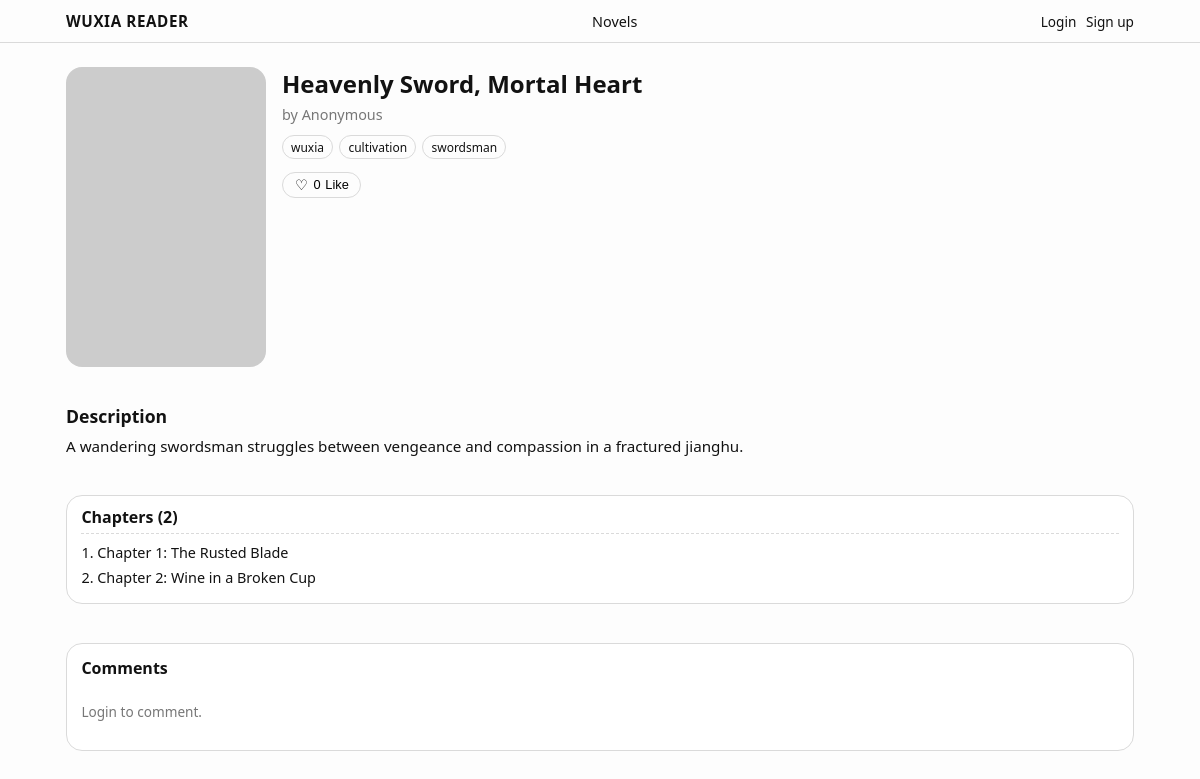
/novel/1, run on the app's committed database.
### tables this page shows
CREATE TABLE novels (
  id INT UNSIGNED AUTO_INCREMENT PRIMARY KEY,
  title VARCHAR(255) NOT NULL,
  cover_url VARCHAR(500) DEFAULT NULL,
  description TEXT,
  author VARCHAR(255),
  tags TEXT,
  created_at TIMESTAMP DEFAULT CURRENT_TIMESTAMP
);

CREATE TABLE chapters (
  id INT UNSIGNED AUTO_INCREMENT PRIMARY KEY,
  novel_id INT UNSIGNED NOT NULL,
  title VARCHAR(255) NOT NULL,
  content LONGTEXT NOT NULL,
  order_index INT NOT NULL,
  created_at TIMESTAMP DEFAULT CURRENT_TIMESTAMP,
  FOREIGN KEY (novel_id) REFERENCES novels(id) ON DELETE CASCADE,
  INDEX (novel_id),
  INDEX (order_index)
);

### src/Controllers/NovelController.php (called while the page is built, shortened)
<?php
class NovelController
{
    public function show($id)
    {
        $novel = Novel::find($id);
        $chapters = Chapter::findByNovelId($id);
        $comments = Comment::findByNovel($id);
        $likesCount = Like::count('novel', $id);
        $currentUser = null;
        $likedByUser = Like::isLikedByUser('novel', $id, $currentUser['id'] ?? null);
        View::render('novel', [
            'novel' => $novel,
            'chapters' => $chapters,
            'comments' => $comments,
            'likes_count' => $likesCount,
            'liked_by_user' => $likedByUser,
            'current_user' => $currentUser
        ]);
    }
}

### public/index.php (called while the page is built, shortened)
<?php
$router = new Router();
$router->add('GET', '/', [HomeController::class, 'index']);
$router->add('ANY', '/login', [AuthController::class, 'login']);
$router->add('ANY', '/signup', [AuthController::class, 'signup']);
$router->add('POST', '/logout', [AuthController::class, 'logout']);
$router->add('GET', '#^/novel/(\d+)$#', [NovelController::class, 'show']);
$router->add('GET', '#^/chapter/(\d+)$#', [NovelController::class, 'showChapter']);
$router->add('POST', '/like', [NovelController::class, 'like']);
$router->add('POST', '/comment', [NovelController::class, 'comment']);
$router->add('GET', '/admin/management', [AdminController::class, 'management']);
$router->add('ANY', '/admin/add-novel', [AdminController::class, 'addNovel']);
$router->add('ANY', '/admin/add-chapter', [AdminController::class, 'addChapter']);
$router->add('ANY', '/admin/import-fanmtl', [AdminController::class, 'importFanmtl']);
$router->add('ANY', '/admin/import-novelhall', [AdminController::class, 'importNovelhall']);
$router->add('ANY', '/admin/import-allnovel', [AdminController::class, 'importAllnovel']);
$router->add('ANY', '/admin/import-readnovelfull', [AdminController::class, 'importReadnovelfull']);
$router->dispatch($_SERVER['REQUEST_METHOD'], $_SERVER['REQUEST_URI']);

### src/Core/Config.php (called while the page is built, shortened)
<?php
class Config
{
    private static $config = [];
    public static function get($key, $default = null)
    {
        return self::$config[$key] ?? $default;
    }
}

### src/Models/Novel.php (called while the page is built, shortened)
<?php
class Novel
{
    public static function find($id)
    {
        $pdo = Database::connect();
        $stmt = $pdo->prepare("SELECT * FROM novels WHERE id = ?");
        $stmt->execute([$id]);
        return $stmt->fetch();
    }
}

### src/Models/Chapter.php (called while the page is built, shortened)
<?php
class Chapter
{
    public static function findByNovelId($novelId)
    {
        $pdo = Database::connect();
        $stmt = $pdo->prepare("SELECT id, title, order_index FROM chapters WHERE novel_id = ? ORDER BY order_index ASC");
        $stmt->execute([$novelId]);
        return $stmt->fetchAll();
    }
}

### templates/novel.php (the view, shortened to what this page needs)
<?php
include 'header.php';
$base = Config::get('BASE_URL');
?>
    <article class="novel-page">
        <header class="novel-header">
            <div class="novel-header__cover">
                <?php if (!empty($novel['cover_url'])): ?>
                    <img src="<?= htmlspecialchars($novel['cover_url']) ?>" alt="<?= htmlspecialchars($novel['title']) ?>">
                <?php else: ?>
                    <div class="cover-placeholder">No cover</div>
                <?php endif; ?>
            </div>
            <div class="novel-header__meta">
                <h1><?= htmlspecialchars($novel['title']) ?></h1>
                <?php if ($novel['author']): ?>
                    <p class="novel-header__author">by <?= htmlspecialchars($novel['author']) ?></p>
                <?php endif; ?>
                <?php if ($novel['tags']): ?>
                    <ul class="tags">
                        <?php foreach (explode(',', $novel['tags']) as $tag): ?>
                            <li><?= htmlspecialchars(trim($tag)) ?></li>
                        <?php endforeach; ?>
                    </ul>
                <?php endif; ?>
                <div class="like-wrapper">
                    <button
                        class="like-button <?= $liked_by_user ? 'like-button--active' : '' ?>"
                        data-target-type="novel"
                        data-target-id="<?= (int)$novel['id'] ?>"
                        data-liked="<?= $liked_by_user ? '1' : '0' ?>"
                    >
                        <span class="like-button__icon"><?= $liked_by_user ? '♥' : '♡' ?></span>
                        <span class="like-button__count"><?= $likes_count ?></span>
                        <span class="like-button__label">Like</span>
                    </button>
                </div>
            </div>
        </header>
        <section class="novel-description">
            <h2>Description</h2>
            <p><?= nl2br(htmlspecialchars($novel['description'])) ?></p>
        </section>
        <section class="novel-chapters">
            <details open>
                <summary>Chapters (<?= count($chapters) ?>)</summary>
                <ul class="chapter-list">
                    <?php foreach ($chapters as $ch): ?>
                        <li>
                            <a href="<?= $base ?>/chapter/<?= (int)$ch['id'] ?>">
                                <?= htmlspecialchars($ch['order_index']) ?>. <?= htmlspecialchars($ch['title']) ?>
                            </a>
                        </li>
                    <?php endforeach; ?>
                </ul>
            </details>
        </section>
        <section class="comments-block" data-scope="novel" data-novel-id="<?= (int)$novel['id'] ?>">
            <header class="comments-header">
                <h2>Comments</h2>
            </header>
            <?php if (!empty($current_user)): ?>
                <form class="comment-form">
                    <textarea name="text" rows="3" maxlength="500" placeholder="Add a comment..."></textarea>
                    <button type="submit">Post</button>
                </form>
            <?php else: ?>
                <p class="comments-login-hint">Login to comment.</p>
            <?php endif; ?>
        </section>
    </article>
<?php include 'footer.php'; ?>

### src/Core/Router.php (shortened to what this page needs)
<?php
class Router
{
    private $routes = [];
    public function add($method, $path, $handler)
    {
        $this->routes[] = [
            'method' => $method,
            'path' => $path,
            'handler' => $handler
        ];
    }
    public function dispatch($method, $uri)
    {
        $uri = parse_url($uri, PHP_URL_PATH);
        $uri = rtrim($uri, '/');
        foreach ($this->routes as $route) {
            if ($route['method'] !== $method && $route['method'] !== 'ANY') {
                continue;
            }
            $pattern = $route['path'];
            if (strpos($pattern, '#') === 0) {
                 if (preg_match($pattern, $uri, $matches)) {
                     array_shift($matches);
                     return $this->callHandler($route['handler'], $matches);
                 }
            } else {
                if ($pattern === $uri) {
                    return $this->callHandler($route['handler'], []);
                }
            }
        }
    }
    private function callHandler($handler, $params)
    {
        if (is_array($handler)) {
            $method = $handler[1];
            $controller = new $controllerName();
            return call_user_func_array([$controller, $method], $params);
        }
        return call_user_func_array($handler, $params);
    }
}

### src/Core/View.php (shortened to what this page needs)
<?php
class View
{
    public static function render($view, $data = [])
    {
        extract($data);
        $file = __DIR__ . '/../../templates/' . $view . '.php';
        if (file_exists($file)) {
            require $file;
        } else {
            throw new \Exception("View $view not found");
        }
    }
}

### templates/header.php (shortened to what this page needs)
<?php
$base = Config::get('BASE_URL');
?>
<!DOCTYPE html>
<html lang="en">
<head>
    <link rel="stylesheet" href="<?= $base ?>/assets/style.css">
</head>
<body>
<header class="site-header">
    <div class="site-header__inner">
        <a href="<?= $base ?>/" class="logo">Wuxia Reader</a>
        <nav class="nav">
            <a href="<?= $base ?>/">Novels</a>
        </nav>
        <div class="auth">
            <?php if (!empty($current_user)): ?>
                <span class="auth__user">👤 <?= htmlspecialchars($current_user['username']) ?> (<?= htmlspecialchars($current_user['role']) ?>)</span>
                <form method="post" action="<?= $base ?>/logout" class="auth__form">
                    <button type="submit">Logout</button>
                </form>
            <?php else: ?>
                <a href="<?= $base ?>/login">Login</a>
                <a href="<?= $base ?>/signup">Sign up</a>
            <?php endif; ?>
        </div>
    </div>
</header>
<main class="site-main">

### templates/footer.php (shortened to what this page needs)
</main>
</body>
</html>

### public/assets/style.css (style rules this page uses)
:root { --bg: #fdfdfd; --text: #121212; --muted: #777; --border: #dadada; --accent: #c0362c; --accent-soft: #ffe5e0; --card-bg: #ffffff; --shadow-soft: 0 8px 24px rgba(0, 0, 0, 0.06); }
*, *::before, *::after { box-sizing: border-box; }
body { margin: 0; font-family: system-ui, -apple-system, BlinkMacSystemFont, "Segoe UI", sans-serif; background: var(--bg); color: var(--text); }
a { color: inherit; text-decoration: none; }
img { max-width: 100%; display: block; }
.site-header { position: sticky; top: 0; z-index: 20; background: rgba(253, 253, 253, 0.96); backdrop-filter: blur(10px); border-bottom: 1px solid var(--border); }
.site-header__inner { max-width: 1100px; margin: 0 auto; padding: 0.7rem 1rem; display: flex; align-items: center; justify-content: space-between; gap: 1rem; }
.logo { font-weight: 700; letter-spacing: 0.04em; text-transform: uppercase; font-size: 0.95rem; }
.nav { display: flex; gap: 1rem; font-size: 0.9rem; }
.auth { display: flex; align-items: center; gap: 0.6rem; font-size: 0.85rem; }
.site-main { max-width: 1100px; margin: 1.5rem auto 3rem; padding: 0 1rem 0; }
.novel-page { display: flex; flex-direction: column; gap: 1.4rem; }
.novel-header { display: grid; grid-template-columns: 200px minmax(0, 1fr); gap: 1rem; }
.novel-header__cover img, .novel-header__cover .cover-placeholder { border-radius: 16px; height: auto; }
.novel-header__meta h1 { margin: 0 0 0.3rem; font-size: 1.5rem; }
.novel-header__author { margin: 0 0 0.7rem; color: var(--muted); font-size: 0.9rem; }
.tags { list-style: none; padding: 0; margin: 0 0 0.8rem; display: flex; flex-wrap: wrap; gap: 0.4rem; }
.tags li { font-size: 0.75rem; padding: 0.15rem 0.5rem; border-radius: 999px; border: 1px solid var(--border); }
.novel-description h2 { font-size: 1.1rem; margin-bottom: 0.4rem; }
.novel-description p { margin-top: 0; font-size: 0.95rem; line-height: 1.5; }
.novel-chapters details { border-radius: 16px; border: 1px solid var(--border); padding: 0.6rem 0.9rem 0.8rem; background: var(--card-bg); }
.novel-chapters summary { cursor: pointer; list-style: none; font-weight: 600; }
.chapter-list { list-style: none; padding: 0.4rem 0 0; margin: 0.3rem 0 0; border-top: 1px dashed var(--border); }
.chapter-list li { margin: 0; padding: 0.2rem 0; font-size: 0.9rem; }
.like-wrapper { display: flex; }
.like-button { border-radius: 999px; border: 1px solid var(--border); padding: 0.25rem 0.7rem; font-size: 0.8rem; cursor: pointer; background: transparent; display: inline-flex; align-items: center; gap: 0.3rem; transition: background 0.15s ease-out, border-color 0.15s ease-out, transform 0.12s ease-out; }
.like-button__icon { font-size: 0.9rem; display: inline-block; min-width: 1em; text-align: center; }
.like-button__count { font-variant-numeric: tabular-nums; }
.comments-block { margin-top: 1rem; border-radius: 16px; background: var(--card-bg); border: 1px solid var(--border); padding: 0.8rem 0.9rem 1rem; }
.comments-header h2 { margin: 0 0 0.6rem; font-size: 1rem; }
.comments-login-hint { font-size: 0.85rem; color: var(--muted); }

### data on the page
novels: title "Heavenly Sword, Mortal Heart", author "Anonymous", tags "wuxia", tags "cultivation", tags "swordsman", description "A wandering swordsman struggles between vengeance and compassion in a fractured jianghu.", count($chapters) "2"
chapters: order_index "1", title "Chapter 1: The Rusted Blade"
chapters: order_index "2", title "Chapter 2: Wine in a Broken Cup"
